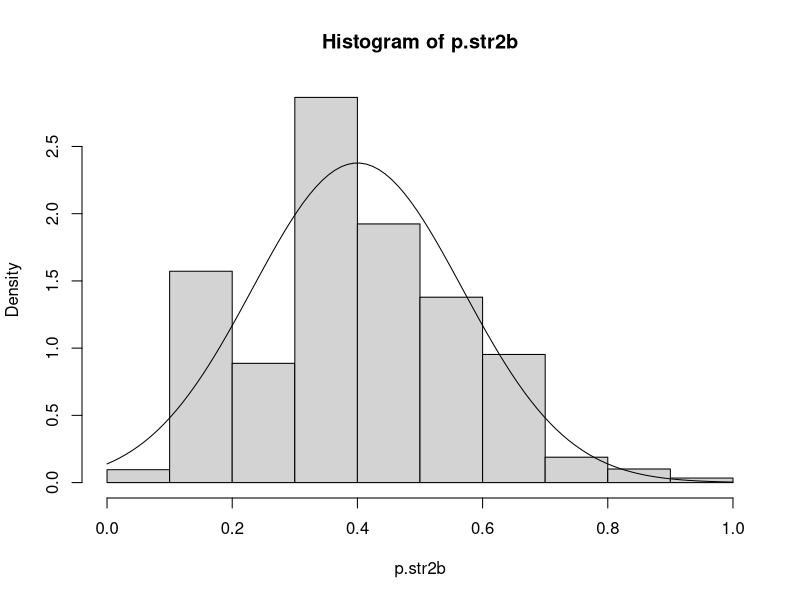

Write the R code that produced this figure.
# Tutorial 6

# a. The pollster is interested in estimating the 
#    fraction of people in the ENTIRE country supporting T
#   
#    p = (24+16)/100 = 0.4
#   
# b. E[\hat p] = (EX_r+EX_b)/10 = (5 x 0.8 + 5 x 0.3)/10 = 0.55
#    So the estimator is NOT unbiased.
#
# c. c = 0.4/0.55 =  0.73 (easy to check)
#    w = 0.2, because
#        0.4 = E[\hat p_2b] 
#            = w (EX_r/5)+(1-w)(EX_b/5) = 
#            = w x 0.8 + (1-w) x 0.3 
#            = 0.5 w + 0.3
#        so w = (0.4-0.3)/0.5
#
# d. strat2a is NOT a valid estimator, because it depends
#            explicitly on the true value 0.4. This is not 
#            allowed.
#    strat2b is a valid estimator, because it only depends
#            on information available at time of sampling.
#
# e. V(\hat p_strat2b) = V(0.2 X_r/5 + 0.8 X_b/5)
#                      = 0.04^2 V(X_r) + 0.16^2 V(X_b)
#                      = 0.04^2 x 5 x 0.8 x 0.2 + 0.16^2 x 5 x 0.3 x 0.7
v<-0.04^2 * 5 * 0.8 * 0.2 + 0.16^2 * 5 * 0.3 * 0.7
v
sqrt(v)
#   So the SD = 0.17 > 0.15 = SD(p_SRS)
#
# This means that stratification with non-proportional 
# sampling proportions can be worse than simple random 
# sampling!!
#
# f.

n<-10000
# simple
p.srs<-rbinom(n,10,0.4)/10
# proportional stratified
p.str<-(rbinom(n,2,0.8)+rbinom(n,8,.3))/10
# proportional stratified
p.str2b<-0.2*rbinom(n,5,0.8)/5+0.8*rbinom(n,5,.3)/5

mean(p.srs)
mean(p.str)
mean(p.str2b)
sd(p.srs)
sd(p.str)
sd(p.str2b)

# g. Apply CLT 2 times and use the fact that the sum of 
#    two normals is normal. Therefore:
#          p.str2b ~ N(0.4, 0.17^2)

# h.
hist(p.str2b,breaks=10,prob=TRUE)
x<-seq(0,1,length=100)
lines(x,dnorm(x,0.4,sqrt(v)))


            